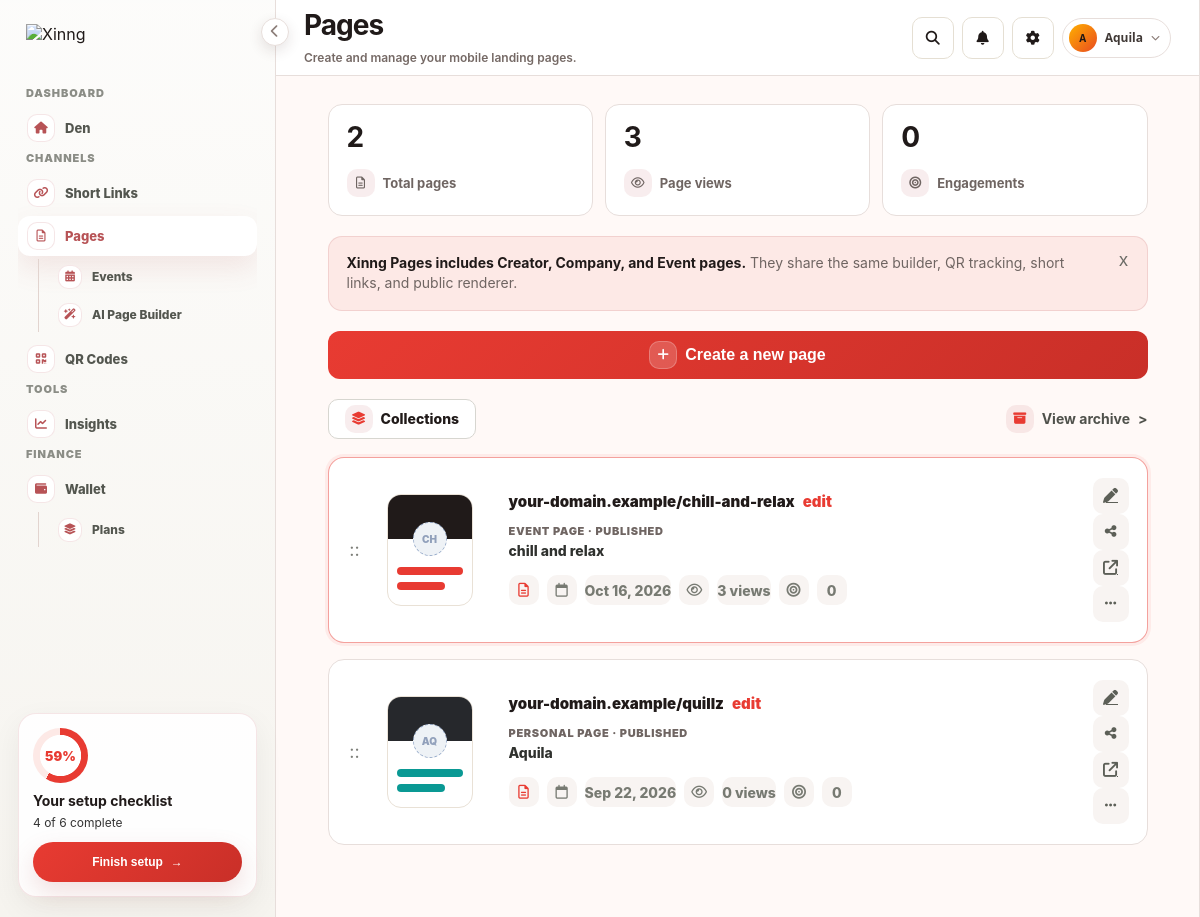
/pages.php (signed in), run on the app's committed database.
### tables this page shows
CREATE TABLE organization_members (
    id BIGINT UNSIGNED AUTO_INCREMENT PRIMARY KEY,
    organization_id BIGINT UNSIGNED NOT NULL,
    user_id BIGINT UNSIGNED NOT NULL,
    role VARCHAR(32) NOT NULL DEFAULT 'viewer',
    status VARCHAR(24) NOT NULL DEFAULT 'active',
    invited_by BIGINT UNSIGNED NULL,
    joined_at DATETIME DEFAULT CURRENT_TIMESTAMP,
    created_at DATETIME DEFAULT CURRENT_TIMESTAMP,
    updated_at DATETIME DEFAULT CURRENT_TIMESTAMP ON UPDATE CURRENT_TIMESTAMP,
    CONSTRAINT fk_organization_members_org FOREIGN KEY (organization_id) REFERENCES organizations(id) ON DELETE CASCADE,
    CONSTRAINT fk_organization_members_user FOREIGN KEY (user_id) REFERENCES users(id) ON DELETE CASCADE,
    CONSTRAINT fk_organization_members_inviter FOREIGN KEY (invited_by) REFERENCES users(id) ON DELETE SET NULL,
    UNIQUE KEY unique_organization_member (organization_id, user_id),
    INDEX idx_organization_members_user (user_id, status),
    INDEX idx_organization_members_org (organization_id, status)
);

CREATE TABLE organizations (
    id BIGINT UNSIGNED AUTO_INCREMENT PRIMARY KEY,
    uuid CHAR(36) NOT NULL UNIQUE,
    name VARCHAR(150) NOT NULL,
    slug VARCHAR(80) NOT NULL UNIQUE,
    created_by BIGINT UNSIGNED NOT NULL,
    status VARCHAR(24) NOT NULL DEFAULT 'active',
    created_at DATETIME DEFAULT CURRENT_TIMESTAMP,
    updated_at DATETIME DEFAULT CURRENT_TIMESTAMP ON UPDATE CURRENT_TIMESTAMP,
    deleted_at DATETIME NULL,
    CONSTRAINT fk_organizations_creator FOREIGN KEY (created_by) REFERENCES users(id),
    INDEX idx_organizations_status (status)
);

CREATE TABLE pages (
    id BIGINT UNSIGNED AUTO_INCREMENT PRIMARY KEY,
    user_id BIGINT UNSIGNED NOT NULL,
    page_type VARCHAR(32) NOT NULL DEFAULT 'creator',
    corporate_metadata JSON NULL,
    slug VARCHAR(80) NULL,
    title VARCHAR(150) NOT NULL DEFAULT '',
    bio TEXT NULL,
    description VARCHAR(255) NULL,
    profile_image_url TEXT NULL,
    profile_image_path TEXT NULL,
    cover_image_url TEXT NULL,
    theme VARCHAR(80) DEFAULT 'default',
    layout VARCHAR(80) DEFAULT 'simple',
    font VARCHAR(80) DEFAULT 'system',
    title_color VARCHAR(20) DEFAULT '#26282C',
    description_color VARCHAR(20) DEFAULT '#26282C',
    header_mode VARCHAR(20) DEFAULT 'color',
    header_color VARCHAR(20) DEFAULT '#26282C',
    header_gradient_start VARCHAR(20) DEFAULT '#26282C',
    header_gradient_end VARCHAR(20) DEFAULT '#0A9994',
    header_image_path TEXT NULL,
    header_fit VARCHAR(20) DEFAULT 'cover',
    background_mode VARCHAR(20) DEFAULT 'color',
    background_color VARCHAR(20) DEFAULT '#FFFAF6',
    background_gradient_start VARCHAR(20) DEFAULT '#FFFAF6',
    background_gradient_end VARCHAR(20) DEFAULT '#FFFFFF',
    background_image_path TEXT NULL,
    social_icon_style VARCHAR(20) DEFAULT 'original',
    social_placement VARCHAR(20) DEFAULT 'top',
    block_shape VARCHAR(40) DEFAULT 'rounded',
    block_shadow VARCHAR(40) DEFAULT 'soft',
    block_color VARCHAR(20) DEFAULT '#0A9994',
    block_text_color VARCHAR(20) DEFAULT '#FFFAF6',
    hide_xinng_logo BOOLEAN DEFAULT FALSE,
    is_published BOOLEAN DEFAULT TRUE,
    is_verified BOOLEAN DEFAULT FALSE,
    status VARCHAR(20) DEFAULT 'published',
    published_at DATETIME NULL,
    seo_title VARCHAR(180) NULL,
    seo_description TEXT NULL,
    created_at DATETIME DEFAULT CURRENT_TIMESTAMP,
    updated_at DATETIME DEFAULT CURRENT_TIMESTAMP ON UPDATE CURRENT_TIMESTAMP,
    deleted_at DATETIME NULL,
    CONSTRAINT fk_pages_user FOREIGN KEY (user_id) REFERENCES users(id) ON DELETE CASCADE,
    UNIQUE KEY unique_pages_slug (slug),
    INDEX idx_pages_user_id (user_id),
    INDEX idx_pages_slug (slug),
    INDEX idx_pages_published (is_published),
    INDEX idx_pages_page_type (page_type)
);

### pages.php (the view, shortened to what the rows shown need)
<?php
require_once __DIR__ . '/config.php';
$user_id = (int)$_SESSION['user_id'];
$user_name = $_SESSION['user_name'] ?? 'User';
function e($v): string { return htmlspecialchars((string)$v, ENT_QUOTES, 'UTF-8'); }
function pages_initials(string $name): string { return strtoupper(substr(preg_replace('/[^A-Za-z0-9]/', '', $name) ?: 'X', 0, 2)); }
function pages_status_label(array $page): string { return (($page['status'] ?? '') === 'published' || !empty($page['is_published'])) ? 'Published' : 'Draft'; }
function pages_type_label(array $page): string {
	return match ($page['page_type'] ?? 'creator') {
		'corporate' => 'Company Page',
		'event' => 'Event Page',
		default => 'Personal Page',
	};
}
$pdo = get_db_connection();
$pages = [];
if ($pdo) {
	$stmt = $pdo->prepare('
		SELECT p.*,
			(SELECT COUNT(*) FROM page_views pv WHERE pv.page_id = p.id) AS views,
			(SELECT COUNT(*) FROM page_blocks pb WHERE pb.page_id = p.id) AS engagements
		FROM pages p
		WHERE p.user_id = ? AND p.deleted_at IS NULL
		ORDER BY p.updated_at DESC, p.id DESC
	');
	$stmt->execute([$user_id]);
	$pages = $stmt->fetchAll();
} else {
	$dbError = true;
}
?>
<!doctype html>
<html lang="en">
<head>
  <link rel="stylesheet" href="https://cdnjs.cloudflare.com/ajax/libs/font-awesome/6.5.2/css/all.min.css">
  <link rel="stylesheet" href="assets/css/dashboard.css?v=20261016-event-page-modal">
  <link rel="stylesheet" href="assets/css/workspace-sidebar.css?v=20261019e">
  <link rel="stylesheet" href="assets/css/preview-pane.css?v=20261019f">
</head>
<body class="pages-screen workspace-shell-page">
  <div class="dashboard">
    <?php
      $sidebarActive = 'pages';
      $sidebarUserName = $user_name;
      include __DIR__ . '/includes/workspace-sidebar.php';
    ?>
    <main class="main">
      <?php $workspaceHeaderTitle = 'Pages'; $workspaceHeaderSubtitle = 'Create and manage your mobile landing pages.'; include __DIR__ . '/includes/workspace-shell-header.php'; ?>
      <div class="content">
        <div class="editor-column">
          <div id="page-list">
            <?php foreach ($pages as $index => $page): ?>
              <?php
                $url = xinng_short_url($page['slug']);
                $title = $page['title'] ?: $page['slug'];
                $description = $page['description'] ?: ($page['bio'] ?? '');
              ?>
              <article class="link-card page-link-card<?= $index === 0 ? ' selected' : '' ?>" data-title="<?= e($title) ?>" data-description="<?= e($description) ?>" data-url="<?= e($url) ?>" data-page-type="<?= e(in_array($page['page_type'] ?? 'creator', ['corporate', 'event'], true) ? $page['page_type'] : 'creator') ?>" data-header="<?= e($page['header_color'] ?: '#26282C') ?>" data-block="<?= e($page['block_color'] ?: '#0A9994') ?>">
                <div class="drag" aria-hidden="true">::</div>
                <div class="page-card-preview" style="--thumb-bg: <?= e($page['header_color'] ?: '#26282C') ?>; --thumb-block: <?= e($page['block_color'] ?: '#0A9994') ?>;">
                  <div class="page-card-preview-head"></div>
                  <div class="page-card-preview-avatar"><?= e(pages_initials($title)) ?></div>
                  <div class="page-card-preview-line"></div>
                  <div class="page-card-preview-line short"></div>
                </div>
                <div>
                  <div class="link-title">
                    <?= e(str_replace(['http://','https://'], '', $url)) ?>
                    <a class="tiny-edit" href="page_builder.php?id=<?= e($page['id']) ?>">edit</a>
                  </div>
                  <div class="destination-url">
                    <span><?= e(pages_type_label($page)) ?> · <?= e(pages_status_label($page)) ?></span>
                    <strong><?= e($title) ?></strong>
                  </div>
                  <div class="tool-row">
                    <span class="active-tool" title="Page"><i class="fa-regular fa-file-lines"></i></span>
                    <span title="Created"><i class="fa-regular fa-calendar"></i></span>
                    <span><?= e(date('M j, Y', strtotime($page['created_at'] ?? 'now'))) ?></span>
                    <span title="Views"><i class="fa-regular fa-eye"></i></span>
                    <span><?= number_format((int)($page['views'] ?? 0)) ?> views</span>
                    <span title="Engagements"><i class="fa-solid fa-bullseye"></i></span>
                    <span><?= number_format((int)($page['engagements'] ?? 0)) ?></span>
                  </div>
                </div>
                <div class="link-actions">
                  <a class="action-icon" href="page_builder.php?id=<?= e($page['id']) ?>" title="Edit"><i class="fa-solid fa-pen"></i></a>
                  <button class="action-icon copy-page" type="button" data-copy="<?= e($url) ?>" title="Copy page URL"><i class="fa-solid fa-share-nodes"></i></button>
                  <a class="action-icon" href="<?= e($url) ?>" target="_blank" rel="noopener" title="Open public page"><i class="fa-solid fa-arrow-up-right-from-square"></i></a>
                  <button class="action-icon" type="button" title="More"><i class="fa-solid fa-ellipsis"></i></button>
                </div>
              </article>
            <?php endforeach; ?>
          </div>
        </div>
      </div>
    </main>
  </div>
</body>
</html>

### includes/workspace-sidebar.php (shortened to what the rows shown need)
<?php
$sidebarActive = (string)($sidebarActive ?? '');
$sidebarUserName = trim((string)($sidebarUserName ?? ($_SESSION['user_name'] ?? 'User'))) ?: 'User';
$sidebarEscape = static fn ($value): string => htmlspecialchars((string)$value, ENT_QUOTES, 'UTF-8');
$sidebarUserId = filter_var($_SESSION['user_id'] ?? null, FILTER_VALIDATE_INT) ?: null;
$sidebarPdo = isset($pdo) && $pdo instanceof PDO ? $pdo : null;
$sidebarRole = xinng_workspace_navigation_role($sidebarPdo, $sidebarUserId, $sidebarUserName);
$sidebarItems = xinng_workspace_navigation_items($sidebarRole);
$sidebarSections = ['Dashboard' => ['overview'], 'Channels' => ['links', 'pages', 'qr'], 'Tools' => ['insights'], 'Finance' => ['credits']];
$sidebarPageChildren = ['events', 'ai'];
$sidebarWalletChildren = ['plans'];
?>
<link rel="stylesheet" href="assets/css/workspace-shell.css?v=20261019a">
<aside class="sidebar workspace-sidebar" aria-label="Dashboard navigation">
  <nav>
    <div class="nav-section">
      <?php foreach ($sidebarSections as $sidebarSectionLabel => $sidebarKeys): ?>
        <?php if ($sidebarSectionLabel !== 'Dashboard'): ?><div class="nav-heading"><span class="nav-heading-label"><?= $sidebarEscape($sidebarSectionLabel) ?></span></div><?php endif; ?>
        <?php foreach ($sidebarKeys as $sidebarKey): $sidebarItem = $sidebarItems[$sidebarKey]; if (!$sidebarItem['visible']) continue; ?>
        <a class="nav-item<?= $sidebarActive === $sidebarKey || ($sidebarKey === 'credits' && in_array($sidebarActive, $sidebarWalletChildren, true)) ? ' active' : '' ?><?= $sidebarKey === 'pages' && in_array($sidebarActive, $sidebarPageChildren, true) ? ' has-active-child' : '' ?>" href="<?= $sidebarEscape($sidebarItem['href']) ?>" title="<?= $sidebarEscape($sidebarItem['label']) ?>"<?= $sidebarActive === $sidebarKey || ($sidebarKey === 'credits' && in_array($sidebarActive, $sidebarWalletChildren, true)) ? ' aria-current="page"' : '' ?>><span class="nav-icon"><i class="<?= $sidebarEscape($sidebarItem['icon']) ?>" aria-hidden="true"></i></span><span class="nav-label"><?= $sidebarEscape($sidebarItem['label']) ?></span></a>
        <?php if ($sidebarKey === 'pages'): ?>
          <div class="nav-subitems" role="group" aria-label="Pages">
            <?php foreach ($sidebarPageChildren as $sidebarChildKey): $sidebarChild = $sidebarItems[$sidebarChildKey]; if (!$sidebarChild['visible']) continue; ?>
              <a class="nav-item nav-subitem<?= $sidebarActive === $sidebarChildKey ? ' active' : '' ?>" href="<?= $sidebarEscape($sidebarChild['href']) ?>" title="<?= $sidebarEscape($sidebarChild['label']) ?>"<?= $sidebarActive === $sidebarChildKey ? ' aria-current="page"' : '' ?>><span class="nav-icon"><i class="<?= $sidebarEscape($sidebarChild['icon']) ?>" aria-hidden="true"></i></span><span class="nav-label"><?= $sidebarEscape($sidebarChild['label']) ?></span></a>
            <?php endforeach; ?>
          </div>
        <?php endif; ?>
        <?php if ($sidebarKey === 'credits'): ?>
          <div class="nav-subitems" role="group" aria-label="Wallet">
            <?php foreach ($sidebarWalletChildren as $sidebarChildKey): $sidebarChild = $sidebarItems[$sidebarChildKey]; if (!$sidebarChild['visible']) continue; ?>
              <a class="nav-item nav-subitem<?= $sidebarActive === $sidebarChildKey ? ' active' : '' ?>" href="<?= $sidebarEscape($sidebarChild['href']) ?>" title="<?= $sidebarEscape($sidebarChild['label']) ?>"<?= $sidebarActive === $sidebarChildKey ? ' aria-current="page"' : '' ?>><span class="nav-icon"><i class="<?= $sidebarEscape($sidebarChild['icon']) ?>" aria-hidden="true"></i></span><span class="nav-label"><?= $sidebarEscape($sidebarChild['label']) ?></span></a>
            <?php endforeach; ?>
          </div>
        <?php endif; ?>
      <?php endforeach; ?>
      <?php endforeach; ?>
    </div>
  </nav>
</aside>

### data on the page
organization_members: role "Den", role "Short Links", role "Pages", role "Events", role "AI Page Builder", role "QR Codes", role "Insights", role "Wallet", role "Plans"
pages: title "CH", slug "your-domain.example/chill-and-relax", page_type "EVENT PAGE", status "PUBLISHED", title "chill and relax", created_at "Oct 16, 2026", views "3", engagements "0"
pages: title "AQ", slug "your-domain.example/quillz", page_type "PERSONAL PAGE", status "PUBLISHED", title "Aquila", created_at "Sep 22, 2026", views "0", engagements "0"

### other printed values
$sidebarEscape($sidebarSectionLabel) "CHANNELS"
$sidebarEscape($sidebarSectionLabel) "TOOLS"
$sidebarEscape($sidebarSectionLabel) "FINANCE"
$sidebarBottom['progress'] "59"
$sidebarEscape($sidebarBottom['title']) "Your setup checklist"
$sidebarEscape($sidebarBottom['body']) "4 of 6 complete"
$sidebarEscape($sidebarBottom['action_label']) "Finish setup"
$workspaceHeaderEscape($workspaceHeaderTitle) "Pages"
$workspaceHeaderEscape($workspaceHeaderSubtitle) "Create and manage your mobile landing pages."
$utilityEscape($utilityInitials ?: 'U') "A"
$utilityEscape($utilityUserName) "Aquila"
count($pages) "2"
$totalViews "3"
$totalEngagements "0"
